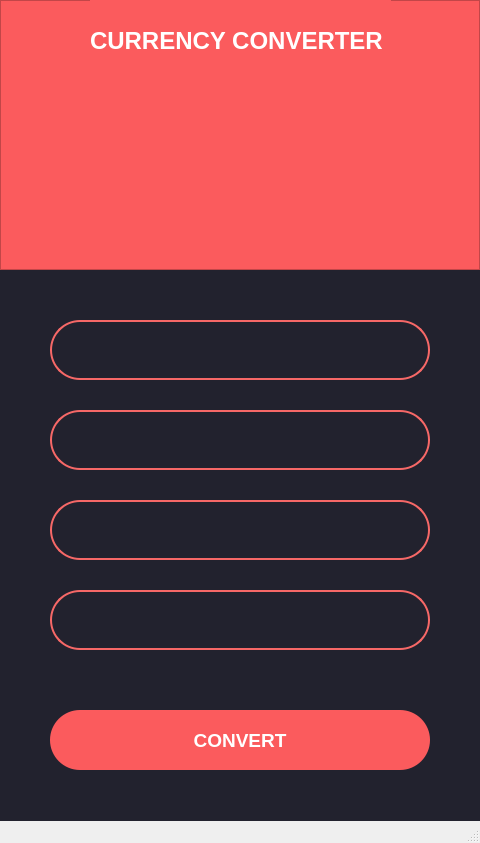
<?xml version="1.0" encoding="UTF-8"?>
<ui version="4.0">
 <class>MainWindow</class>
 <widget class="QMainWindow" name="MainWindow">
  <property name="geometry">
   <rect>
    <x>0</x>
    <y>0</y>
    <width>480</width>
    <height>843</height>
   </rect>
  </property>
  <property name="windowTitle">
   <string>MainWindow</string>
  </property>
  <property name="styleSheet">
   <string notr="true"/>
  </property>
  <widget class="QWidget" name="centralwidget">
   <property name="styleSheet">
    <string notr="true">background-color: #22222e</string>
   </property>
   <widget class="QFrame" name="frame">
    <property name="geometry">
     <rect>
      <x>0</x>
      <y>0</y>
      <width>480</width>
      <height>270</height>
     </rect>
    </property>
    <property name="font">
     <font>
      <family>Arial</family>
      <pointsize>18</pointsize>
      <weight>75</weight>
      <bold>true</bold>
     </font>
    </property>
    <property name="styleSheet">
     <string notr="true">background-color: #fb5b5d</string>
    </property>
    <property name="frameShape">
     <enum>QFrame::StyledPanel</enum>
    </property>
    <property name="frameShadow">
     <enum>QFrame::Raised</enum>
    </property>
    <widget class="QLabel" name="label">
     <property name="geometry">
      <rect>
       <x>90</x>
       <y>-10</y>
       <width>301</width>
       <height>101</height>
      </rect>
     </property>
     <property name="font">
      <font>
       <family>Arial</family>
       <pointsize>18</pointsize>
       <weight>75</weight>
       <italic>false</italic>
       <bold>true</bold>
      </font>
     </property>
     <property name="styleSheet">
      <string notr="true">color: white</string>
     </property>
     <property name="text">
      <string>CURRENCY CONVERTER</string>
     </property>
    </widget>
    <widget class="QLabel" name="label_2">
     <property name="geometry">
      <rect>
       <x>90</x>
       <y>50</y>
       <width>281</width>
       <height>211</height>
      </rect>
     </property>
     <property name="autoFillBackground">
      <bool>false</bool>
     </property>
     <property name="styleSheet">
      <string notr="true"/>
     </property>
     <property name="text">
      <string/>
     </property>
     <property name="pixmap">
      <pixmap>venv/Include/exchange.png</pixmap>
     </property>
    </widget>
   </widget>
   <widget class="QLineEdit" name="input_currency">
    <property name="geometry">
     <rect>
      <x>50</x>
      <y>320</y>
      <width>380</width>
      <height>60</height>
     </rect>
    </property>
    <property name="font">
     <font>
      <family>Arial</family>
      <pointsize>14</pointsize>
      <weight>75</weight>
      <bold>true</bold>
     </font>
    </property>
    <property name="styleSheet">
     <string notr="true">background-color: #22222e;
border: 2px solid #f66867;
border-radius: 30;
color: white</string>
    </property>
    <property name="text">
     <string/>
    </property>
    <property name="alignment">
     <set>Qt::AlignCenter</set>
    </property>
   </widget>
   <widget class="QLineEdit" name="input_amount">
    <property name="geometry">
     <rect>
      <x>50</x>
      <y>410</y>
      <width>380</width>
      <height>60</height>
     </rect>
    </property>
    <property name="font">
     <font>
      <family>Arial</family>
      <pointsize>14</pointsize>
      <weight>75</weight>
      <bold>true</bold>
     </font>
    </property>
    <property name="styleSheet">
     <string notr="true">background-color: #22222e;
border: 2px solid #f66867;
border-radius: 30;
color: white</string>
    </property>
    <property name="text">
     <string/>
    </property>
    <property name="alignment">
     <set>Qt::AlignCenter</set>
    </property>
   </widget>
   <widget class="QLineEdit" name="output_currency">
    <property name="geometry">
     <rect>
      <x>50</x>
      <y>500</y>
      <width>380</width>
      <height>60</height>
     </rect>
    </property>
    <property name="font">
     <font>
      <family>Arial</family>
      <pointsize>14</pointsize>
      <weight>75</weight>
      <bold>true</bold>
     </font>
    </property>
    <property name="styleSheet">
     <string notr="true">background-color: #22222e;
border: 2px solid #f66867;
border-radius: 30;
color: white</string>
    </property>
    <property name="text">
     <string/>
    </property>
    <property name="alignment">
     <set>Qt::AlignCenter</set>
    </property>
   </widget>
   <widget class="QLineEdit" name="output_amount">
    <property name="geometry">
     <rect>
      <x>50</x>
      <y>590</y>
      <width>380</width>
      <height>60</height>
     </rect>
    </property>
    <property name="font">
     <font>
      <family>Arial</family>
      <pointsize>14</pointsize>
      <weight>75</weight>
      <bold>true</bold>
     </font>
    </property>
    <property name="styleSheet">
     <string notr="true">background-color: #22222e;
border: 2px solid #f66867;
border-radius: 30;
color: white</string>
    </property>
    <property name="text">
     <string/>
    </property>
    <property name="alignment">
     <set>Qt::AlignCenter</set>
    </property>
   </widget>
   <widget class="QPushButton" name="pushButton">
    <property name="geometry">
     <rect>
      <x>50</x>
      <y>710</y>
      <width>380</width>
      <height>60</height>
     </rect>
    </property>
    <property name="font">
     <font>
      <family>Arial</family>
      <pointsize>14</pointsize>
      <weight>75</weight>
      <bold>true</bold>
     </font>
    </property>
    <property name="cursor">
     <cursorShape>ArrowCursor</cursorShape>
    </property>
    <property name="styleSheet">
     <string notr="true">QPushButton{
	color: white;
	background-color: #fb5b5d;
	border-radius: 30;
}

QPushButton:pressed{
	background-color: #fa4244
}</string>
    </property>
    <property name="text">
     <string>CONVERT</string>
    </property>
   </widget>
  </widget>
  <widget class="QMenuBar" name="menubar">
   <property name="geometry">
    <rect>
     <x>0</x>
     <y>0</y>
     <width>480</width>
     <height>21</height>
    </rect>
   </property>
  </widget>
  <widget class="QStatusBar" name="statusbar"/>
 </widget>
 <resources/>
 <connections/>
</ui>
